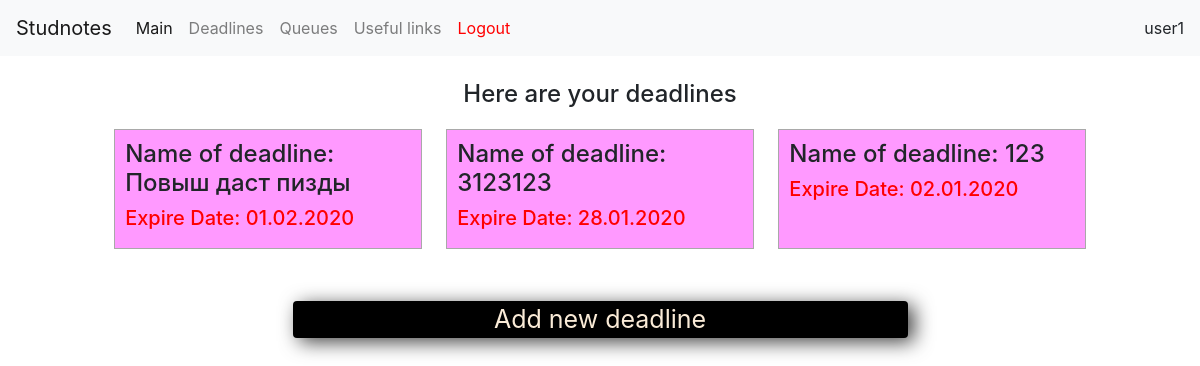
The app's page /deadlines (signed in) with its own data.
### app/models/users.py (models this page shows, shortened)
class User(UserMixin, db.Model):
    id = db.Column(db.Integer, primary_key=True)
    username = db.Column(db.String(32), index=True, unique=True)
    group_id = db.Column(db.Integer, db.ForeignKey('group.id'))
    password_hash = db.Column(db.String(128))
    tg_id = db.Column(db.Integer)
    role = db.Column(db.Boolean)  # 0 -- user, 1 -- headmaster

class Deadline(db.Model):
    id = db.Column(db.Integer, primary_key=True)
    group_id = db.Column(db.Integer, db.ForeignKey('group.id'))
    exp_date = db.Column(db.Date)
    body = db.Column(db.String)
    state = db.Column(db.Boolean)  # hard == true, soft == false

### app/routes/deadline/deadline.py (the view)
@bp.route('/deadlines', methods=['GET', 'POST'])
@login_required
def deadline_page():
    if current_user.group_id is None:
        flash('Your group is NULL, please, send message to vk.com/jodyk')
        return render_template('deadlines.html', title='Deadline', admins=Config.admins)
    deadlines_query = Deadline.query.filter_by(group_id=current_user.group_id).order_by(desc(Deadline.exp_date)).all()
    deadlines = []
    for i in deadlines_query:
        deadlines.append(upgraded_deadline(i.id, i.group_id, i.exp_date, i.body, i.state, color='white'))
    for i in deadlines:
        i.exp_date = i.exp_date.strftime("%d.%m.%Y")
    return render_template('deadlines.html', title='Deadline', admins=Config.admins, deadlines=deadlines)

### app/models/users.py (called while the page is built)
@login.user_loader
def load_user(id):
    return User.query.get(int(id))

### app/templates/deadlines.html (shortened to what this page needs)
{% extends "navbar.html" %}
{% block content %}
    <div class="wrapper">
        <br>
        <div class="justify-content-center">
            <div class="">
                <h4 style="text-align: center;">Here are your deadlines</h4>
            </div>
        </div>
        <div class="justify-content-center" >
            {% if deadlines %}
                <div class="row justify-content-center" id="all_deadlines">
                {% for i in deadlines %}
                        <div class="col-sm-3 deadline">
                            <h4>Name of deadline: {{ i.body }}</h4>
                            <h5 style='color:red;'>Expire Date: {{ i.exp_date }}</h5>
                        </div>
                {% endfor %}
                </div>
            {% endif %}
        </div>
        <br>
        <div class="row justify-content-center">
            <div class="add_deadline_class col-sm-6 rounded" style="box-shadow: 6px 4px 19px 0px rgba(0,0,0,0.75) !important;" onclick="exec_add_deadline()">
                <CENTER style="font-size: 25px; color: antiquewhite;">Add new deadline</CENTER>
            </div>
        </div>
        <br>
        <br>
    </div>
{% endblock %}

### app/templates/navbar.html (shortened to what this page needs)
<!DOCTYPE html>
<html lang="en">
<head>
    <link rel="stylesheet" href="{{ url_for('static', filename='css/bootstrap.min.css') }}">
    <link rel="stylesheet" href="{{ url_for('static', filename='css/main.css') }}">
</head>
<body>
    <nav class="navbar navbar-expand-lg navbar-light bg-light">
      <a class="navbar-brand" href="/">Studnotes</a>
      <div class="collapse navbar-collapse" id="navbarNav">
        <ul class="navbar-nav mr-auto">
          <li class="nav-item active">
            <a class="nav-link" href="/">Main</a>
          </li>
            {% if not current_user.is_anonymous %}
              <li class="nav-item">
                <a class="nav-link" href="{{ url_for('deadline.deadline_page') }}">Deadlines</a>
              </li>
            <li class="nav-item">
                <a class="nav-link" href="{{ url_for('queue.queue_list') }}">Queues</a>
              </li>
              <li class="nav-item">
                <a class="nav-link" href="/">Useful links</a>
              </li>
              <li class="nav-item">
                 <a class="nav-link" href="{{ url_for('login.logout') }}" style="color:red;"> Logout </a>
              </li>
            {% endif %}
        </ul>
        {% if not current_user.is_anonymous %}
            <ul class="navbar-nav">
              <li class="nav-item">
                {{current_user.username}}
              </li>
            </ul>
        {% endif %}
      </div>
    </nav>
    {% block content %}{% endblock %}
</body>
</html>

### app/static/css/main.css (style rules this page uses)
html { font-family: 'Georgia', 'Consolas', 'Deja Vu Sans Mono', 'Bitstream Vera Sans Mono', monospace; }
.add_deadline_class { background-color: black; -webkit-box-shadow: 6px 4px 19px 0px rgba(0,0,0,0.75) !important; -moz-box-shadow: 6px 4px 19px 0px rgba(0,0,0,0.75) !important; box-shadow: 6px 4px 19px 0px rgba(0,0,0,0.75) !important; }
.deadline { background-color: #FF99FF; padding: 10px; border: 1px solid darkgray; margin: 1%; }

### records on screen
User: username "user1"
Deadline: body "Повыш даст пизды", exp_date "01.02.2020"
Deadline: body "3123123", exp_date "28.01.2020"
Deadline: body "123", exp_date "02.01.2020"
